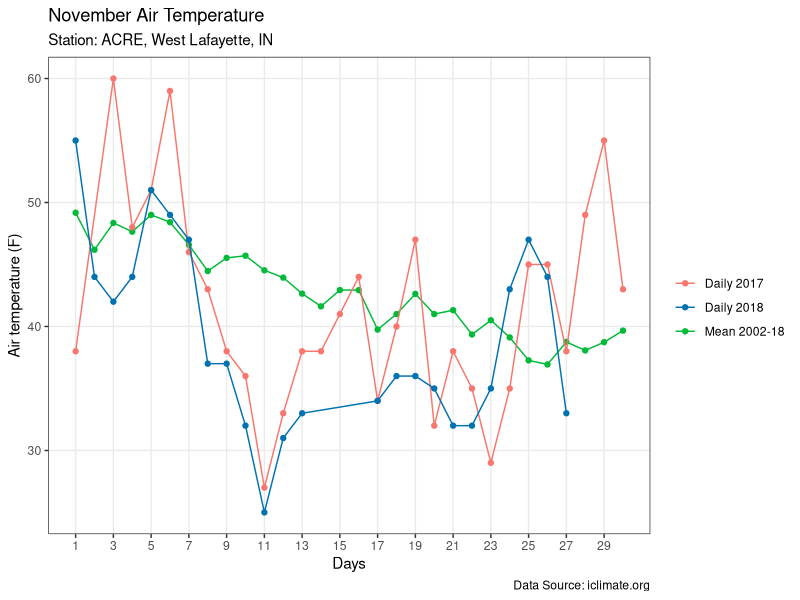

Write the R code that produced this figure.
# Load libraries
library(readr)
library(lubridate)
library(dplyr)
library(ggplot2)

# Load data
air_temp <- read_csv("acre_air_temp.csv") # base file reading function may also be used

# convert the char field to date field
air_temp[[1]] <- as.Date(air_temp[[1]],"%m/%d/%Y")

# %>% is the pipe function (similar to Unix) available through dplyr library
# Filter all observations belonging to november 
x <- air_temp %>% 
  select(Date,Air_temp) %>% 
  filter(month(Date)==11) %>%
  mutate(doy = day(Date)) %>%
  group_by(doy) %>%
  summarize(mean_air_temp = mean(Air_temp))

# Filter all observations belonging to november 2017
x17 <- air_temp %>% 
  select(Date,Air_temp) %>% 
  filter(year(Date)==2017) %>%  
  filter(month(Date)==11) %>%
  mutate(doy = day(Date))

# Filter all observations belonging to november 2018
x18 <- air_temp %>% 
  select(Date,Air_temp) %>% 
  filter(year(Date)==2018) %>%  
  filter(month(Date)==11) %>%
  mutate(doy = day(Date))

# Plot time-series data and save in desired format.
# tiff("image.tif", res=600, compression = "lzw", height=5, width=8, units="in")
png("image.png", width = 8, height = 5, units = 'in', res = 600)
theme_set(theme_bw())
gg1 <- ggplot(x, aes(x=doy)) 
gg2 <- gg1 +  geom_line(aes(y=mean_air_temp, col="Mean 2002-18")) + 
  geom_point(aes(y=mean_air_temp, col="Mean 2002-18")) + 
  geom_point(data=x17,aes(y=Air_temp, col="Daily 2017")) +
  geom_line(data=x17, aes(y=Air_temp, col="Daily 2017")) +
  geom_point(data=x18,aes(y=Air_temp, col="Daily 2018")) +
  geom_line(data=x18, aes(y=Air_temp, col="Daily 2018")) +
  labs(title="November Air Temperature", 
       subtitle="Station: ACRE, West Lafayette, IN", 
       caption="Data Source: iclimate.org", y="Air temperature (F)", x="Days") +  # title and caption
  scale_x_continuous(breaks = seq(1,30,2)) +  # change to monthly ticks and labels
  scale_color_manual(name="", 
                     values = c("Mean 2002-18"="#00ba38", "Daily 2017"="#f8766d", "Daily 2018"="#0072B2")) +  # line color
  theme(panel.grid.minor = element_blank())  # turn off minor grid
gg2
dev.off()